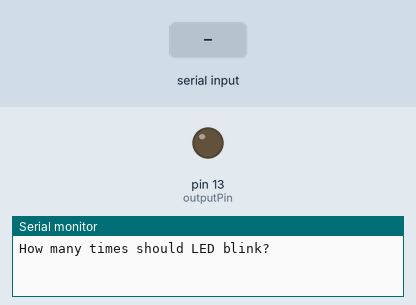
Recording of a sketch running on a simulated Arduino Uno, built with avr-gcc and run on an emulated ATmega328P. Parts: output pins drawn as LEDs (lit = HIGH), the last lines printed to the serial monitor. Dashed ring = blinking. The test bench sets the inputs (shaded band).

Above: at 1.2 s.
1.3 s: "5\n" received over Serial
At 1.42 s:
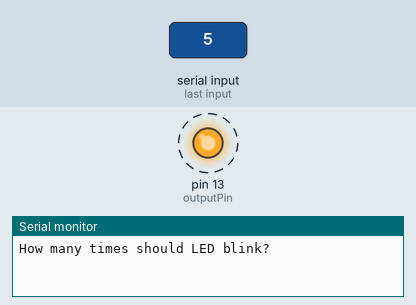
4.3 s: "90,45\n" received over Serial
At 4.42 s:
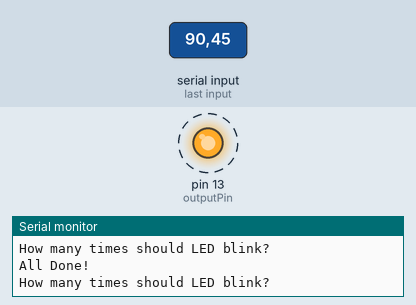
Timing chart, 0 to 13.3 s (numbered marks = the images above; inputs shaded):
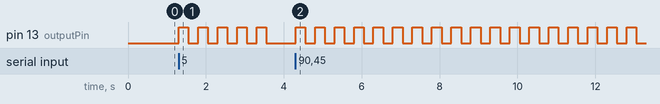

The sketch:

get_ints.ino
```cpp
int blinkNumber;
int outputPin = 13;
String msg="How many times should LED blink? ";

void setup() {
  // put your setup code here, to run once:
  pinMode(outputPin, OUTPUT);
  Serial.begin(9600);

}

void loop() {
  // put your main code here, to run repeatedly:
  Serial.println(msg);
  while(Serial.available()==0){

  }
  blinkNumber = Serial.parseInt();
  for(int i = 0; i < blinkNumber; i++){
    digitalWrite(outputPin, HIGH);
    delay(250);
    digitalWrite(outputPin, LOW);
    delay(250);
  }
  Serial.println("All Done!");
  digitalWrite(outputPin, LOW);
}
```

Measured:
- after the input at 1.3 s, pin 13 (outputPin): alternates HIGH for 0.25 s and LOW for 0.25 s, 10 changes in all, then stays LOW, starting at once
- after the input at 4.3 s, pin 13 (outputPin): alternates HIGH for 0.25 s and LOW for 0.25 s, starting at once
